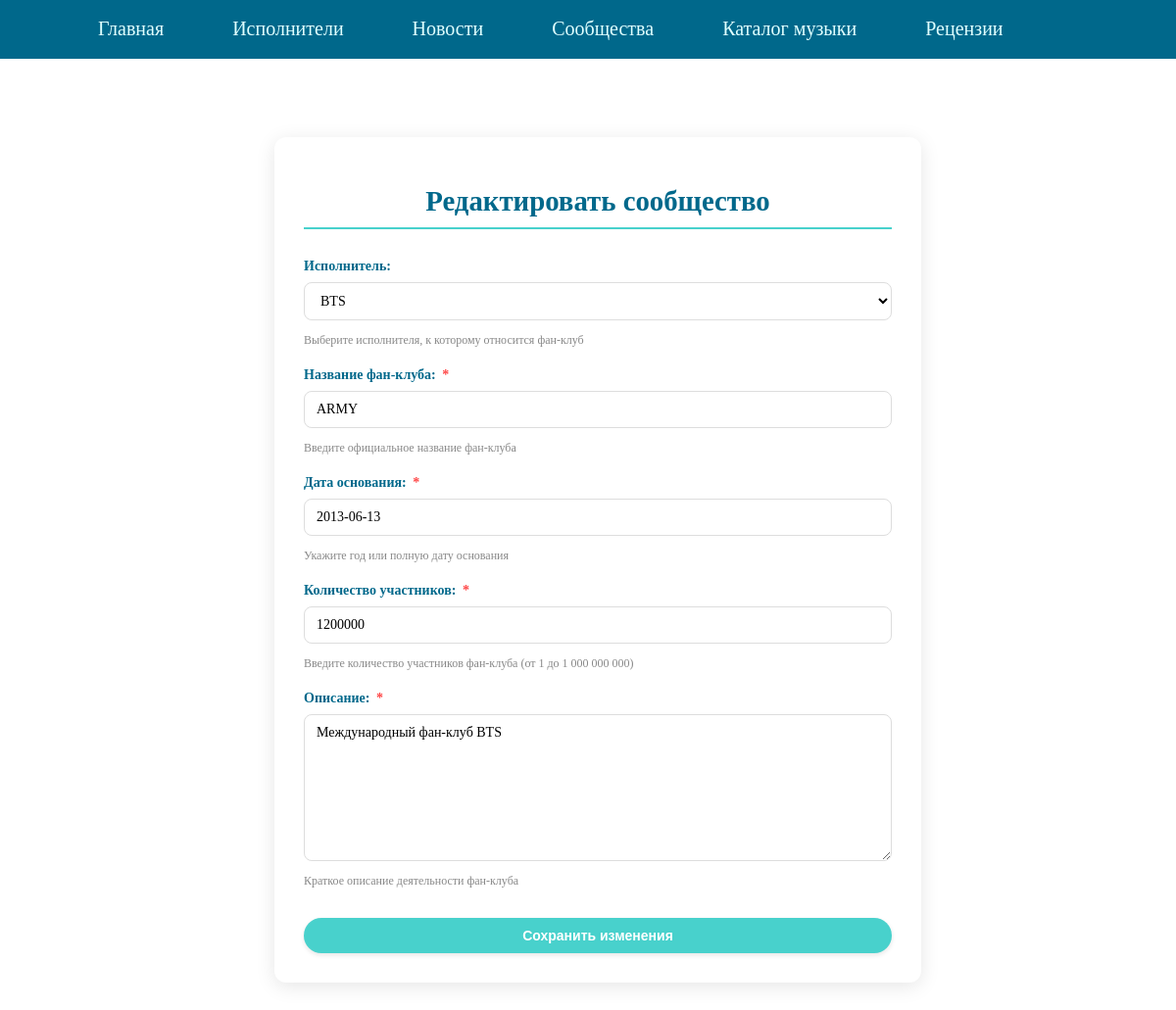
Before: /communities/edit/5/ (signed in) with the older database file.
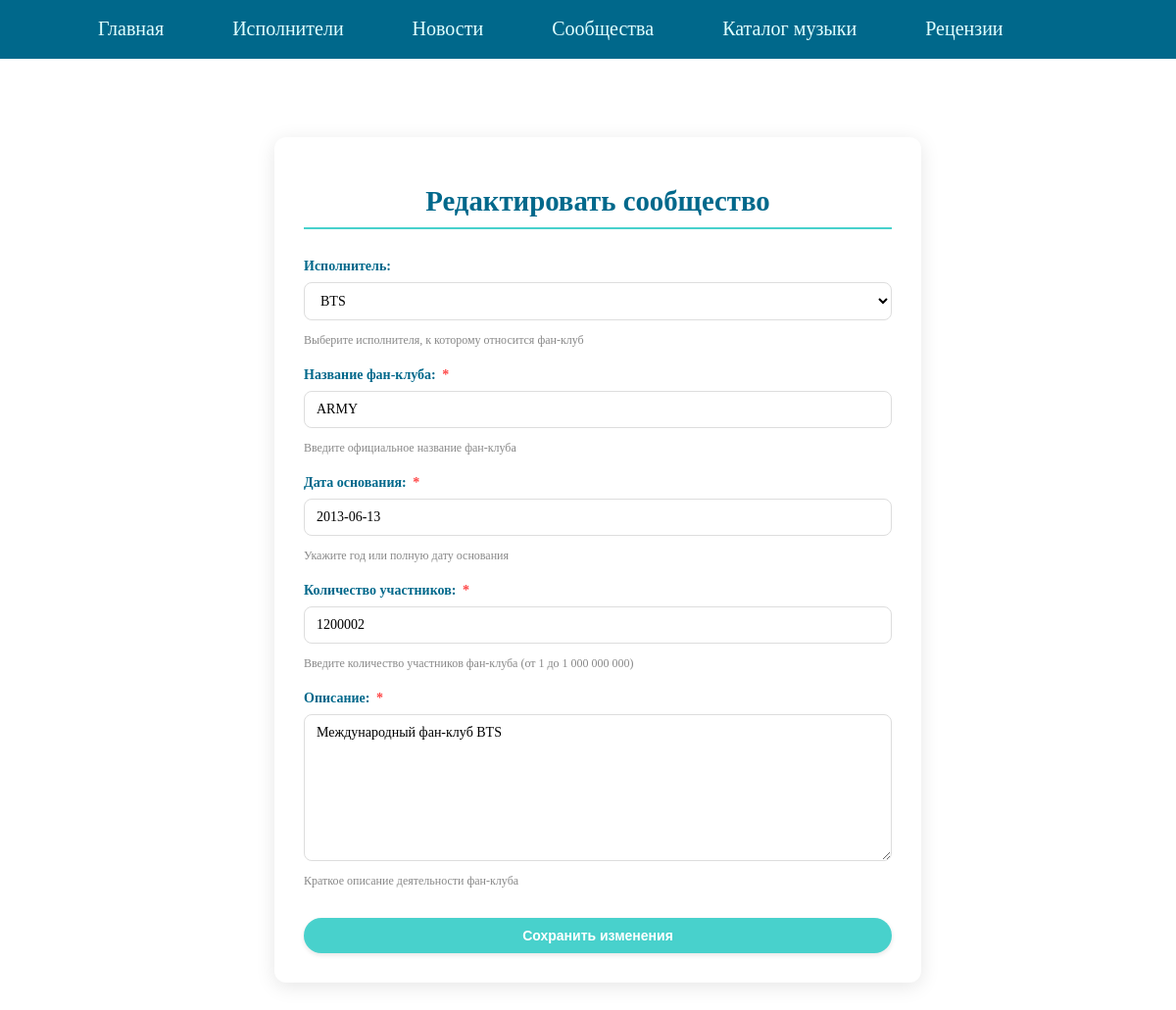
After: the same page with the newer database file.
### communities/models.py (models this page shows, shortened)
class Community(models.Model):
    artist = models.OneToOneField( Artist,on_delete=models.SET_NULL, null=True, blank=True,verbose_name="Исполнитель")
    club_name = models.CharField(max_length=255, verbose_name="Название фан-клуба")
    founded = models.CharField(max_length=255, verbose_name="Дата основания")
    members = models.IntegerField(verbose_name="Количество участников",)
    description = models.TextField(verbose_name="Описание")
    class Meta:
        verbose_name = "Фан-клуб"
        verbose_name_plural = "Фан-клубы"
        ordering = ['-members']

### communities/views.py (the view)
# urls.py: path('edit/<int:pk>/', views.UpdateCommunity.as_view(), name='edit_community'),
class UpdateCommunity(LoginRequiredMixin, PermissionRequiredMixin, UpdateView):
    model = Community
    form_class = AddCommunityForm
    template_name = 'generic_form.html'
    extra_context = {'title': 'Редактировать сообщество', 'button_text': 'Сохранить изменения'}
    success_url = reverse_lazy('all_communities')
    permission_required = 'communities.change_community'
    raise_exception = True

### artists/models.py (called while the page is built)
    def __str__(self):
        return self.title

### homepage/context_processors.py (called while the page is built)
def get_menu_context(request):
    return {'mainmenu': menu}

### templates/generic_form.html (shortened to what this page needs)
{% extends 'base.html' %}
{% load static %}
{% block content %}
<div class="form-container">
    <h1 class="form-title">{{ title }}</h1>
    <form action="" method="post" class="comment-form" enctype="multipart/form-data">
        {% for f in form %}
            {% if f.name != 'photo' %}
            <div class="form-group">
                <label class="form-label" for="{{ f.id_for_label }}">
                    {{ f.label }}:
                    {% if f.field.required %}
                        <span class="required-star">*</span>
                    {% endif %}
                </label>
                {{ f }}
                {% if f.help_text %}
                    <small class="form-help">{{ f.help_text|safe }}</small>
                {% endif %}
            </div>
            {% endif %}
        {% endfor %}
        <button type="submit" class="submit-btn">
            <span>{{ button_text|default:"Отправить" }}</span>
        </button>
    </form>
</div>
<link rel="stylesheet" type="text/css" href="{% static 'css/generic.css' %}">
{% endblock %}

Changed rows visible on the page:
changed Community "BTS": members "1200000" → "1200002"
